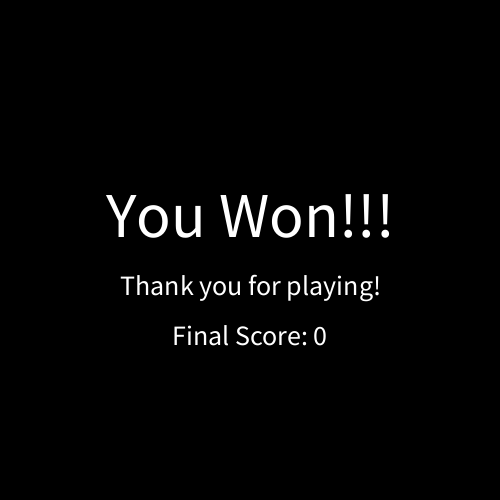
Frame 1 (no input)
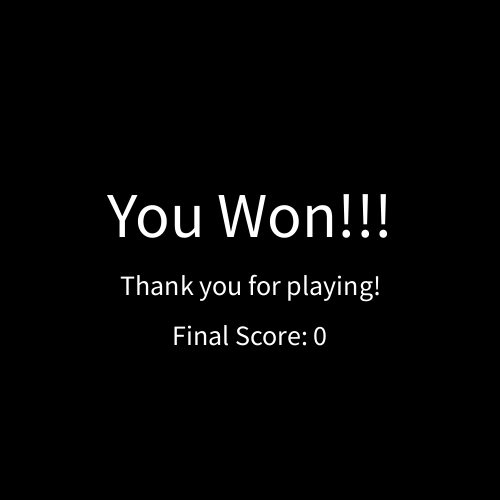
Frame 60 (the mouse pressed at the canvas centre just before this capture)
Frame 120 (the mouse held since frame 60 and released just before this capture): identical to frame 60, image omitted

The Processing sketch that drew these frames (run headless with seeded random() and noise(); from frame 60 on, the mouse is pressed at the canvas centre):

// Processing sketch: CRCP1310_03_Memory_Game
// ── CRCP1310_03_Memory_Game.pde
// welcome screen
// cards
// - designs
// - color
// display cards in a grid
// hide the cards and flip the cards
// compare the cards
// remove matches and increase score
// decrease lives if no match
// display score at end of game

final int START_SCREEN = 0;
final int GAME_SCREEN = 1;
final int GAME_OVER_SCREEN = 2;
final int GAME_WIN_SCREEN = 3;

final int DESIGN_INDEX = 0;
final int COLOR_INDEX = 1;
final int FLIP_INDEX = 2;

final int DESIGN_UP = 0;
final int DESIGN_DOWN = 1;

int totalDesigns = 5;

color[] designColors = {
  color(255, 0, 0),
  color(0, 255, 0),
  color(0, 0, 255),
  color(255, 255, 0),
  color(255, 0, 255),
  color(0, 255, 255),
  color(0),
  color(255)
};

int currentScreen;

int rows;
int cols;

int highlightRow;
int highlightCol;

int[][][] cards;

int flippedRow1 = -1;
int flippedRow2 = -1;

int flippedCol1 = -1;
int flippedCol2 = -1;

int designNumber1 = -1;
int designNumber2 = -1;

int colorIndex1 = -1;
int colorIndex2 = -1;

int score = 0;
int lives = 3;

void setup() {
  size(500, 500);
  currentScreen = GAME_WIN_SCREEN;

  rows = (int)random(2, 6);
  cols = (int)random(2, 6);
  cards = new int[rows][cols][3];

  for (int row = 0; row < rows; row++) {
    for (int col = 0; col < cols; col++) {
      cards[row][col][DESIGN_INDEX] = -1;
      cards[row][col][COLOR_INDEX] = -1;
      cards[row][col][FLIP_INDEX] = DESIGN_DOWN;
    }
  }

  int totalCards = rows * cols;

  for (int i = 0; i < totalCards / 2; i++) {
    int designNumber = getRandomDesignNumber();
    int colorIndex = getRandomColorIndex();

    int randomRow = (int)random(rows);
    int randomCol = (int)random(cols);

    for (int card = 0; card < 2; card++) {
      boolean cardFound = false;
      while (!cardFound) {
        if (cards[randomRow][randomCol][DESIGN_INDEX] == -1) {
          cards[randomRow][randomCol][DESIGN_INDEX] = designNumber;
          cards[randomRow][randomCol][COLOR_INDEX] = colorIndex;
          cardFound = true;
        } else {
          randomRow = (int)random(rows);
          randomCol = (int)random(cols);
        }
      }
    }
  }

  highlightCol = 0;
  highlightRow = 0;
}

int getRandomDesignNumber() {
  return (int)random(1, totalDesigns + 1);
}

int getRandomColorIndex() {
  return (int)random(designColors.length);
}

void draw() {
  if (currentScreen == START_SCREEN) {
    startScreen();
  } else if (currentScreen == GAME_SCREEN) {
    gameScreen();
  } else if (currentScreen == GAME_WIN_SCREEN) {
    gameWinScreen();
  } else {
    gameOverScreen();
  }
}

void keyPressed() {
  if (currentScreen == START_SCREEN) {
    if (key == ENTER || key == RETURN) {
      currentScreen = GAME_SCREEN;
    }
  } else if (currentScreen == GAME_SCREEN) {
    if (key == CODED) {
      if (keyCode == RIGHT) {
        highlightCol = (highlightCol + 1) % cols;
      } else if (keyCode == LEFT) {
        highlightCol--;

        if (highlightCol < 0) {
          highlightCol = cols - 1;
        }
      } else if (keyCode == UP) {
        highlightRow--;

        if (highlightRow < 0) {
          highlightRow = rows - 1;
        }
      } else if (keyCode == DOWN) {
        highlightRow = (highlightRow + 1) % rows;
      }
    } else {
      if (key == ENTER || key == RETURN) {
        if (highlightCol >= 0 &&
          highlightCol < cols &&
          highlightRow >= 0 &&
          highlightRow < rows)
        {
          flipCard(highlightRow, highlightCol);
        }
      }
    }
  }
}

void flipCard(int row, int col) {
  int currentFlip = cards[row][col][FLIP_INDEX];
  int designNumber = cards[row][col][DESIGN_INDEX];
  int colorIndex = cards[row][col][COLOR_INDEX];

  if (currentFlip == DESIGN_DOWN
    && designNumber >= 1
    && colorIndex >= 0)
  {
    cards[row][col][FLIP_INDEX] = DESIGN_UP;

    if (designNumber1 == -1) {
      flippedCol1 = col;
      flippedRow1 = row;
      designNumber1 = cards[row][col][DESIGN_INDEX];
      colorIndex1 = cards[row][col][COLOR_INDEX];
    } else if (designNumber2 == -1) {
      flippedCol2 = col;
      flippedRow2 = row;
      designNumber2 = cards[row][col][DESIGN_INDEX];
      colorIndex2 = cards[row][col][COLOR_INDEX];
      checkForMatch();
    }
  }
}

void checkForMatch() {
  if (designNumber1 == designNumber2
    && colorIndex1 == colorIndex2) {
    score++;
    resetFlippedCards();
    checkForWin();
  } else {
    cards[flippedRow1][flippedCol1][FLIP_INDEX] = DESIGN_DOWN;
    cards[flippedRow2][flippedCol2][FLIP_INDEX] = DESIGN_DOWN;
    resetFlippedCards();
    lives--;
    score--;

    if (lives < 0) {
      currentScreen = GAME_OVER_SCREEN;
    }
  }
}

void resetFlippedCards() {
  flippedRow1 = -1;
  flippedRow2 = -1;

  flippedCol1 = -1;
  flippedCol2 = -1;

  designNumber1 = -1;
  designNumber2 = -1;

  colorIndex1 = -1;
  colorIndex2 = -1;
}

void checkForWin() {
  int designDownCount = 0;

  for (int row = 0; row < rows; row++) {
    for (int col = 0; col < cols; col++) {
      int flipValue = cards[row][col][FLIP_INDEX];
      if (flipValue == DESIGN_DOWN) {
        designDownCount++;
      }
    }
  }

  if (designDownCount < 2) {
    currentScreen = GAME_WIN_SCREEN;
  }
}

void startScreen() {
  background(0);
  fill(255);
  textSize(64);
  textAlign(CENTER, BOTTOM);
  text("Memory Game!", width / 2.0, height / 2.0);

  textAlign(CENTER, TOP);
  textSize(28);
  text("Press ENTER to start", width / 2.0, height / 2.0 + 25);
}

void gameScreen() {
  background(255);
  drawCards();
  textAlign(LEFT, TOP);
  textSize(24);
  fill(0);
  text("score: " + score, 10, 10);

  textAlign(RIGHT, TOP);
  text("lives remaining: " + lives, width - 10, 10);
}

void drawCards() {
  for (int row = 0; row < rows; row++) {
    for (int col = 0; col < cols; col++) {
      drawCard(row, col);
    }
  }
}

void drawCard(int row, int col) {
  float xBuffer = 50;
  float gameBoardMinX = xBuffer;
  float gameBoardMaxX = width - xBuffer;
  float gameBoardWidth = gameBoardMaxX - gameBoardMinX;
  float xSpacing = gameBoardWidth / cols;
  float x = (col * xSpacing) + (xSpacing / 2.0) + gameBoardMinX;
  float w = xSpacing * 0.9;
  
  float yBuffer = 50;
  float gameBoardMinY = yBuffer;
  float gameBoardMaxY = height - yBuffer;
  float gameBoardHeight = gameBoardMaxY - gameBoardMinY;
  float ySpacing = gameBoardHeight / rows;
  float y = (row * ySpacing) + (ySpacing / 2.0) + gameBoardMinY;
  float h = ySpacing * 0.9;

  int designNumber = cards[row][col][DESIGN_INDEX];
  int colorIndex = cards[row][col][COLOR_INDEX];
  color designColor = selectDesignColor(colorIndex);
  int cardFlip = cards[row][col][FLIP_INDEX];

  if (cardFlip == DESIGN_UP) {
    drawCardDesign(
      designNumber,
      x,
      y,
      w,
      h,
      designColor);
  } else {
    drawCard(x, y, w, h);
  }

  if (col == highlightCol && row == highlightRow) {
    drawCardHighlight(x, y, w, h);
  }
}

void gameOverScreen() {
  background(0);
  fill(255);
  textSize(64);
  textAlign(CENTER, BOTTOM);
  text("Game Over", width / 2.0, height / 2.0);
  
  textAlign(CENTER, TOP);
  textSize(28);
  text("Thank you for playing!", width / 2.0, height / 2.0 + 25);
}

void gameWinScreen() {
  background(0);
  fill(255);
  textSize(64);
  textAlign(CENTER, BOTTOM);
  text("You Won!!!", width / 2.0, height / 2.0);
  
  textAlign(CENTER, TOP);
  textSize(28);
  text("Thank you for playing!", width / 2.0, height / 2.0 + 25);

  text("Final Score: " + score, width / 2.0, height / 2.0 + 75);
}

// ── Card_Designs.pde
color selectDesignColor(int index) {
  color result = color(0);
  
  if (index >= 0 && index < designColors.length) {
    result = designColors[index];
  }
  
  return result;
}

void drawCardDesign(
  int designNumber,
  float x,
  float y,
  float w,
  float h,
  color c)
{
  if (designNumber == 1) {
    cardDesign1(x, y, w, h, c);
  } else if (designNumber == 2) {
    cardDesign2(x, y, w, h, c);
  } else if (designNumber == 3) {
    cardDesign3(x, y, w, h, c);
  } else if (designNumber == 4) {
    cardDesign4(x, y, w, h, c);
  } else if (designNumber == 5) {
    cardDesign5(x, y, w, h, c);
  } else {
    drawCard(x, y, w, h);
  }
}

void drawCard(float x, float y, float w, float h) {
  rectMode(CENTER);
  fill(200);
  strokeWeight(4);
  stroke(0);
  rect(x, y, w, h, 25);
}

void drawCardHighlight(float x, float y, float w, float h) {
  rectMode(CENTER);
  noFill();
  strokeWeight(6);
  stroke(255, 255, 0);
  rect(x, y, w, h, 25);
}

void cardDesign1(float x, float y, float w, float h, color c) {
  drawCard(x, y, w, h);

  float d = min(w, h) * 0.5;
  strokeWeight(5);
  stroke(c);
  noFill();
  ellipse(x, y, d, d);
}

void cardDesign2(float x, float y, float w, float h, color c) {
  drawCard(x, y, w, h);

  float d = min(w, h) * 0.5;
  fill(c);
  noStroke();
  ellipse(x, y, d, d);
}

void cardDesign3(float x, float y, float w, float h, color c) {
  drawCard(x, y, w, h);

  float d = min(w, h) * 0.5;
  float r = d / 2.0;
  strokeWeight(5);
  stroke(c);
  noFill();
  ellipse(x, y, d, d);
  line(x - r, y - r, x + r, y + r);
}

void cardDesign4(float x, float y, float w, float h, color c) {
  drawCard(x, y, w, h);

  float d = min(w, h) * 0.5;
  float r = d / 2.0;
  strokeWeight(5);
  stroke(c);
  noFill();
  ellipse(x, y, d, d);
  line(x + r, y - r, x - r, y + r);
}

void cardDesign5(float x, float y, float w, float h, color c) {
  drawCard(x, y, w, h);

  float d = min(w, h) * 0.5;
  float r = d / 2.0;
  strokeWeight(5);
  stroke(c);
  noFill();
  ellipse(x, y, d, d);
  line(x - r, y - r, x + r, y + r);
  line(x + r, y - r, x - r, y + r);
}
